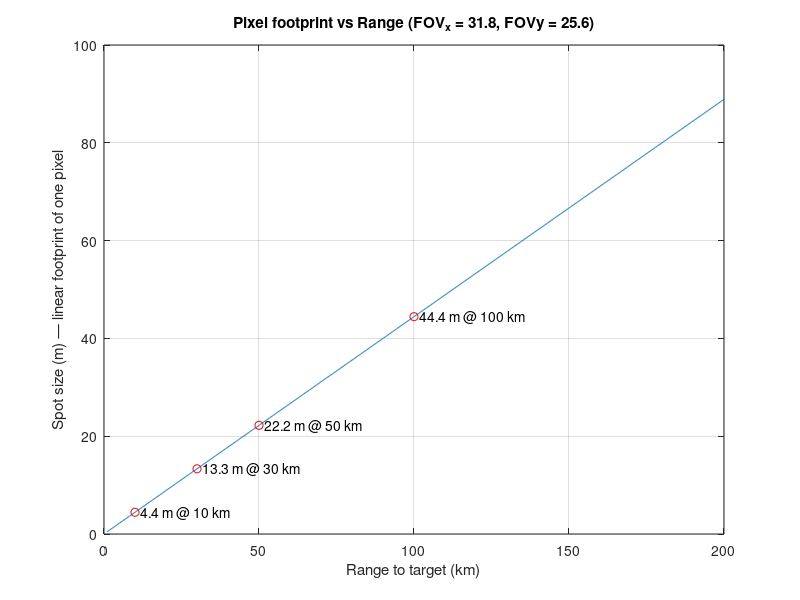

MATLAB code to generate this figure:
%% Compute spot size (pixel footprint) as a function of target range
% Sensor / optics specs
nx = 1280;
ny = 1024;
pixel_pitch = 8e-6;  % meters
f = 0.018;  % focal length in meters

% Exact per-pixel IFOV (rad)
ifov = 2 * atan((pixel_pitch/2)/f);

% Exact full-sensor FOVs (rad)
fov_x = 2*atan((nx*pixel_pitch)/(2*f));
fov_y = 2*atan((ny*pixel_pitch)/(2*f));

% Print nicely
fprintf("IFOV = %.3f deg (%.0f µrad)\n", ifov*(180/(2*pi)), ifov*1e6);
fprintf("FOVx = %.2f deg\n", fov_x*180/pi);
fprintf("FOVy = %.2f deg\n", fov_y*180/pi);

% Define a range vector (target distances) over which to compute footprint
R = linspace(1e3, 200e3, 1000);  % from 1 km to 100 km, say (in meters)

% Compute linear footprint size = IFOV × R
spot_size = ifov * R;

% Plot
figure;
plot(R/1e3, spot_size);  % x axis in km
xlabel('Range to target (km)');
ylabel('Spot size (m) — linear footprint of one pixel');
title(sprintf('Pixel footprint vs Range (FOV_x = %.1f, FOVy = %.1f)', fov_x*180/pi, fov_y*180/pi));
grid on;

% Optionally, you can overlay lines or reference spot sizes of interest
hold on;
ref_ranges = [10e3, 30e3, 50e3, 100e3];  % 10 km, 30 km, 50 km
for rr = ref_ranges
    sz = ifov * rr;
    plot(rr/1e3, sz, 'ro');
    text(rr/1e3, sz, sprintf('  %.1f m @ %.0f km', sz, rr/1e3));
end
hold off;
